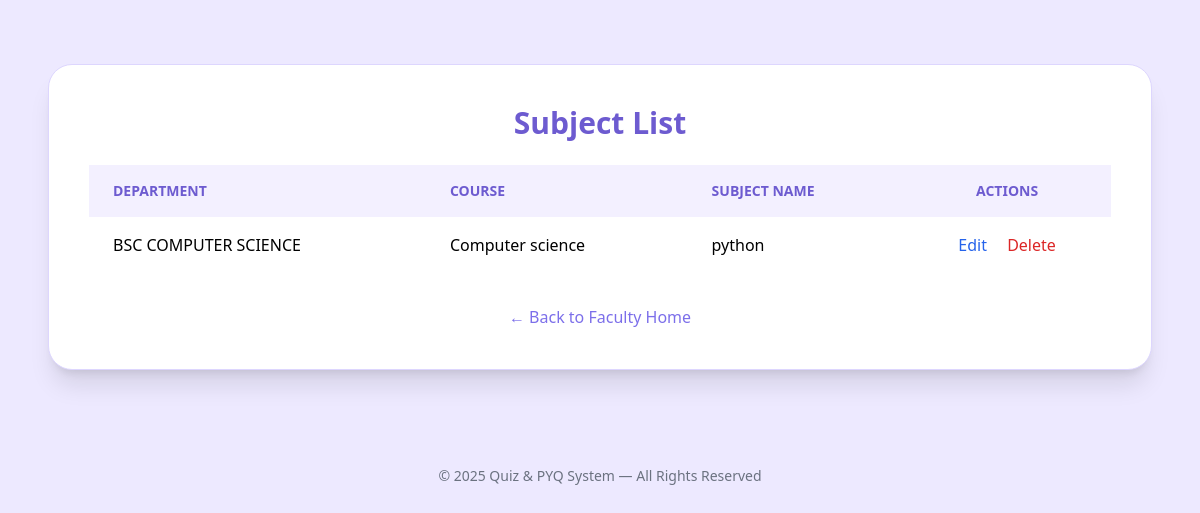
/subject/list/, run on the app's committed database.
### Common/models.py (models this page shows, shortened)
class Subject(models.Model):
    course = models.ForeignKey(
        Course,
        on_delete=models.CASCADE,
        related_name="SUBJECTS"
    )
    subject_name = models.CharField(max_length=50)
    class Meta:
        constraints = [
            models.UniqueConstraint(
                fields=['course', 'subject_name'],
                name='unique_subject_per_course'
            )
        ]

class Course(models.Model):
    department = models.ForeignKey(
        Department,
        on_delete=models.CASCADE,
        related_name="COURSES"
    )
    course_name = models.CharField(max_length=30, unique=True)
    def __str__(self):
        return self.course_name

class Department(models.Model):
    department_name = models.CharField(max_length=30,)
    def __str__(self):
        return self.department_name

### Faculty/views.py (the view)
# urls.py: path('subject/list/', views.subject_list, name='subject_list'),
def subject_list(request):
    subjects = Subject.objects.select_related('course', 'course__department').all()
    return render(request, 'faculty/subject_list.html', {
        'subjects': subjects
    })

### Faculty/Templates/faculty/subject_list.html (shortened to what this page needs)
{% load static %}
<!DOCTYPE html>
<html lang="en">
<head>
    <script src="https://cdn.tailwindcss.com"></script>
</head>
<body class="bg-[#EDE9FF] min-h-screen">
<section class="max-w-6xl mx-auto mt-16 px-6">
    <div class="bg-white rounded-3xl shadow-xl p-10 border border-[#DDD6FE]">
        <h2 class="text-3xl font-bold text-center text-[#6D5BD0] mb-6">
            Subject List
        </h2>
        <div class="overflow-x-auto">
            <table class="w-full border-collapse">
                <thead>
                    <tr class="bg-[#F3F0FF] text-[#6D5BD0] text-sm uppercase">
                        <th class="px-6 py-4 text-left">
                            Department
                        </th>
                        <th class="px-6 py-4 text-left">
                            Course
                        </th>
                        <th class="px-6 py-4 text-left">
                            Subject Name
                        </th>
                        <th class="px-6 py-4 text-center">
                            Actions
                        </th>
                    </tr>
                </thead>
                <tbody class="divide-y divide-[#E5E7EB]">
                    {% for subject in subjects %}
                    <tr class="hover:bg-[#FAF9FF] transition">
                        <td class="px-6 py-4">
                            {{ subject.course.department }}
                        </td>
                        <td class="px-6 py-4">
                            {{ subject.course }}
                        </td>
                        <td class="px-6 py-4 font-medium">
                            {{ subject.subject_name }}
                        </td>
                        <td class="px-6 py-4 text-center space-x-4">
                            <a href="{% url 'subject_edit' subject.id %}"
                               class="text-blue-600 hover:underline font-medium">
                                Edit
                            </a>
                            <a href="{% url 'subject_delete' subject.id %}"
                               onclick="return confirm('Are you sure you want to delete this subject?');"
                               class="text-red-600 hover:underline font-medium">
                                Delete
                            </a>
                        </td>
                    </tr>
                    {% endfor %}
                </tbody>
            </table>
        </div>
        <div class="mt-8 text-center">
            <a href="{% url 'faculty_home' %}"
               class="inline-flex items-center gap-2 text-[#7C6FEA] font-medium
                      hover:text-[#5B4BCF] transition">
                ← Back to Faculty Home
            </a>
        </div>
    </div>
</section>
<footer class="mt-20 py-4 text-center text-sm text-gray-500">
    © 2025 Quiz & PYQ System — All Rights Reserved
</footer>
</body>
</html>

### data on the page
Subject: course.department "BSC COMPUTER SCIENCE", course "Computer science", subject_name "python"
